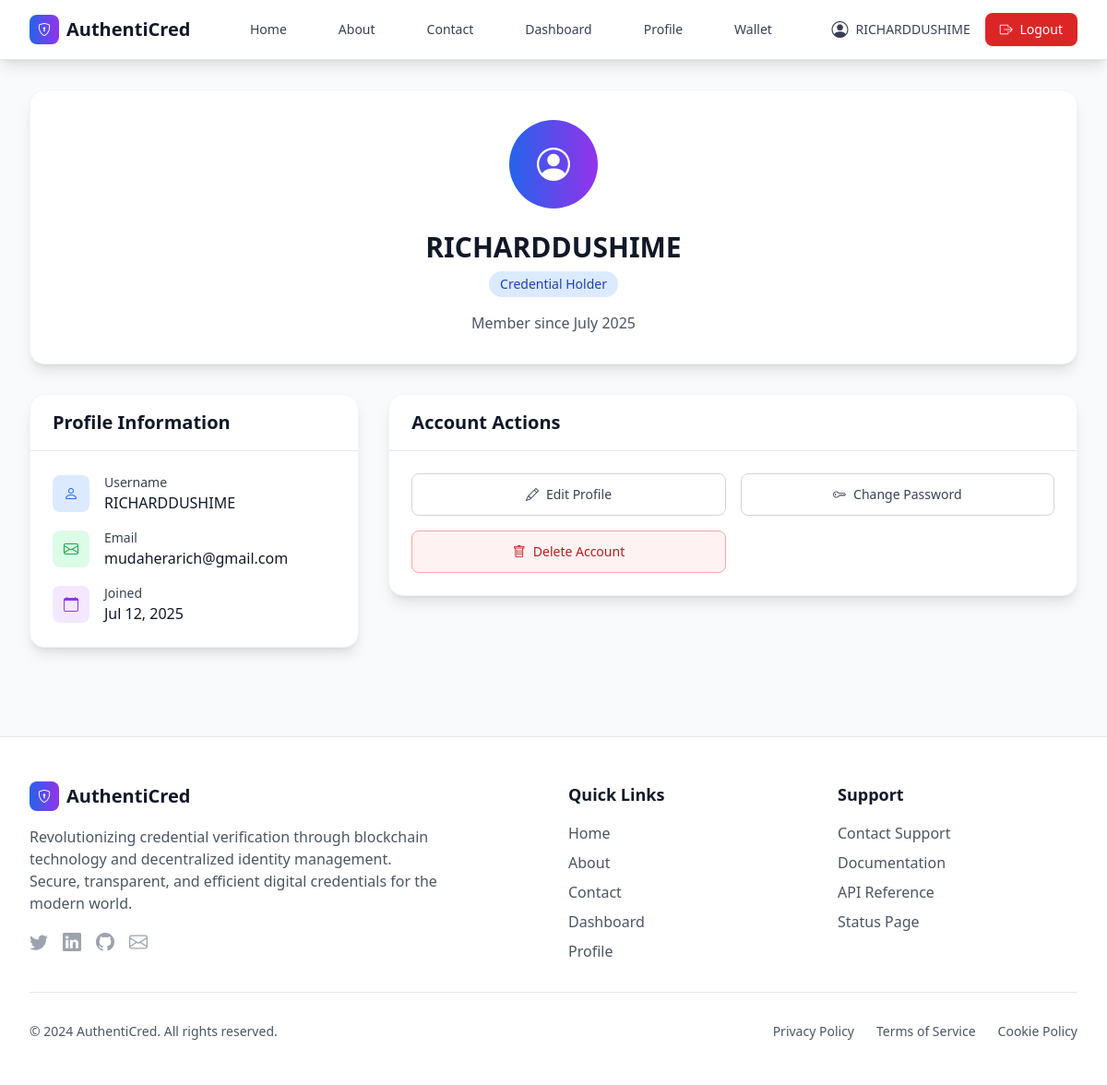
/profile/ (signed in), run on the app's committed database.
### users/models.py (models this page shows, shortened)
class User(AbstractUser):
    id = models.UUIDField(primary_key=True, default=uuid.uuid4, editable=False)
    user_type = models.CharField(max_length=20, choices=USER_TYPE_CHOICES)
    did = models.CharField(max_length=255, unique=True, null=True, blank=True)
    public_key = models.TextField(null=True, blank=True)
    created_at = models.DateTimeField(default=timezone.now)
    updated_at = models.DateTimeField(auto_now=True)
    groups = models.ManyToManyField(
        Group,
        verbose_name='groups',
        blank=True,
        help_text='The groups this user belongs to.',
        related_name="custom_user_set",
        related_query_name="user",
    )
    user_permissions = models.ManyToManyField(
        Permission,
        verbose_name='user permissions',
        blank=True,
        help_text='Specific permissions for this user.',
        related_name="custom_user_set",
        related_query_name="user",
    )
    def is_issuer(self):
        return self.user_type == 'INSTITUTION'
    def is_holder(self):
        return self.user_type == 'STUDENT'
    def is_verifier(self):
        return self.user_type == 'EMPLOYER'

### users/views.py (the view, shortened to what this page needs)
# urls.py: path('profile/', views.profile_view, name='profile'),
@login_required
def profile_view(request):
    user = request.user
    context = {'user': user}
    return render(request, 'users/profile.html', context)

### users/templates/users/profile.html (shortened to what this page needs)
{% extends 'users/base.html' %}
{% block content %}
<div class="max-w-7xl mx-auto">
    <div class="bg-white rounded-2xl shadow-lg border border-gray-100 mb-8">
        <div class="p-8 text-center">
            <div class="flex justify-center mb-6">
                <div class="w-24 h-24 bg-gradient-to-r from-blue-600 to-purple-600 rounded-full flex items-center justify-center">
                    <i class="bi bi-person-circle text-white text-4xl"></i>
                </div>
            </div>
            <h1 class="text-3xl font-bold text-gray-900 mb-2">{{ user.username }}</h1>
            <div class="flex items-center justify-center space-x-4 mb-4">
                <span class="bg-blue-100 text-blue-800 px-3 py-1 rounded-full text-sm font-medium">
                    {{ user.get_user_type_display }}
                </span>
            </div>
            <p class="text-gray-600">Member since {{ user.date_joined|date:"F Y" }}</p>
        </div>
    </div>
    <div class="grid lg:grid-cols-3 gap-8">
        <div class="lg:col-span-1">
            <div class="bg-white rounded-2xl shadow-lg border border-gray-100">
                <div class="px-6 py-4 border-b border-gray-200">
                    <h2 class="text-xl font-semibold text-gray-900">Profile Information</h2>
                </div>
                <div class="p-6 space-y-6">
                    <div class="space-y-4">
                        <div class="flex items-center">
                            <div class="w-10 h-10 bg-blue-100 rounded-lg flex items-center justify-center mr-4">
                                <i class="bi bi-person text-blue-600"></i>
                            </div>
                            <div>
                                <p class="text-sm font-medium text-gray-700">Username</p>
                                <p class="text-gray-900">{{ user.username }}</p>
                            </div>
                        </div>
                        <div class="flex items-center">
                            <div class="w-10 h-10 bg-green-100 rounded-lg flex items-center justify-center mr-4">
                                <i class="bi bi-envelope text-green-600"></i>
                            </div>
                            <div>
                                <p class="text-sm font-medium text-gray-700">Email</p>
                                <p class="text-gray-900">{{ user.email|default:"Not set" }}</p>
                            </div>
                        </div>
                        <div class="flex items-center">
                            <div class="w-10 h-10 bg-purple-100 rounded-lg flex items-center justify-center mr-4">
                                <i class="bi bi-calendar text-purple-600"></i>
                            </div>
                            <div>
                                <p class="text-sm font-medium text-gray-700">Joined</p>
                                <p class="text-gray-900">{{ user.date_joined|date:"M d, Y" }}</p>
                            </div>
                        </div>
                    </div>
                </div>
            </div>
        </div>
        <div class="lg:col-span-2 space-y-6">
            <div class="bg-white rounded-2xl shadow-lg border border-gray-100">
                <div class="px-6 py-4 border-b border-gray-200">
                    <h2 class="text-xl font-semibold text-gray-900">Account Actions</h2>
                </div>
                <div class="p-6">
                    <div class="grid md:grid-cols-2 gap-4">
                        <a href="{% url 'edit_profile' %}" class="inline-flex items-center justify-center px-4 py-3 border border-gray-300 rounded-lg text-sm font-medium text-gray-700 bg-white hover:bg-gray-50 transition-colors">
                            <i class="bi bi-pencil mr-2"></i> Edit Profile
                        </a>
                        <a href="{% url 'change_password' %}" class="inline-flex items-center justify-center px-4 py-3 border border-gray-300 rounded-lg text-sm font-medium text-gray-700 bg-white hover:bg-gray-50 transition-colors">
                            <i class="bi bi-key mr-2"></i> Change Password
                        </a>
                        <a href="{% url 'delete_account' %}" class="inline-flex items-center justify-center px-4 py-3 border border-red-300 rounded-lg text-sm font-medium text-red-700 bg-red-50 hover:bg-red-100 transition-colors">
                            <i class="bi bi-trash mr-2"></i> Delete Account
                        </a>
                    </div>
                </div>
            </div>
        </div>
    </div>
</div>
{% endblock %}

### users/templates/users/components/navbar.html (shortened to what this page needs)
<nav class="bg-white shadow-lg border-b border-gray-200">
    <div class="max-w-7xl mx-auto px-4 sm:px-6 lg:px-8">
        <div class="flex justify-between h-16">
            <div class="flex items-center">
                <a href="{% url 'home' %}" class="flex items-center space-x-2 text-xl font-bold text-gray-900">
                    <div class="w-8 h-8 bg-gradient-to-r from-blue-600 to-purple-600 rounded-lg flex items-center justify-center">
                        <i class="bi bi-shield-lock text-white text-sm"></i>
                    </div>
                    <span>AuthentiCred</span>
                </a>
            </div>
            <div class="hidden md:flex items-center space-x-8">
                <a href="{% url 'home' %}" class="text-gray-700 hover:text-blue-600 px-3 py-2 rounded-md text-sm font-medium transition-colors">
                    Home
                </a>
                <a href="{% url 'about' %}" class="text-gray-700 hover:text-blue-600 px-3 py-2 rounded-md text-sm font-medium transition-colors">
                    About
                </a>
                <a href="{% url 'contact' %}" class="text-gray-700 hover:text-blue-600 px-3 py-2 rounded-md text-sm font-medium transition-colors">
                    Contact
                </a>
                {% if user.is_authenticated %}
                <a href="{% url 'dashboard' %}" class="text-gray-700 hover:text-blue-600 px-3 py-2 rounded-md text-sm font-medium transition-colors">
                    Dashboard
                </a>
                <a href="{% url 'profile' %}" class="text-gray-700 hover:text-blue-600 px-3 py-2 rounded-md text-sm font-medium transition-colors">
                    Profile
                </a>
                {% if user.is_holder %}
                <a href="{% url 'wallet_home' %}" class="text-gray-700 hover:text-blue-600 px-3 py-2 rounded-md text-sm font-medium transition-colors">
                    Wallet
                </a>
                {% endif %}
                {% endif %}
            </div>
            <div class="flex items-center space-x-4">
                {% if user.is_authenticated %}
                <div class="flex items-center space-x-2 text-sm text-gray-700">
                    <i class="bi bi-person-circle text-lg"></i>
                    <span>{{ user.username }}</span>
                </div>
                <a href="{% url 'logout' %}" class="bg-red-600 hover:bg-red-700 text-white px-4 py-2 rounded-lg text-sm font-medium transition-colors">
                    <i class="bi bi-box-arrow-right mr-1"></i> Logout
                </a>
                {% endif %}
            </div>
        </div>
    </div>
</nav>

### data on the page
User: username "RICHARDDUSHIME", user_type "Credential Holder", date_joined "July 2025", email "mudaherarich@gmail.com", date_joined "Jul 12, 2025"
